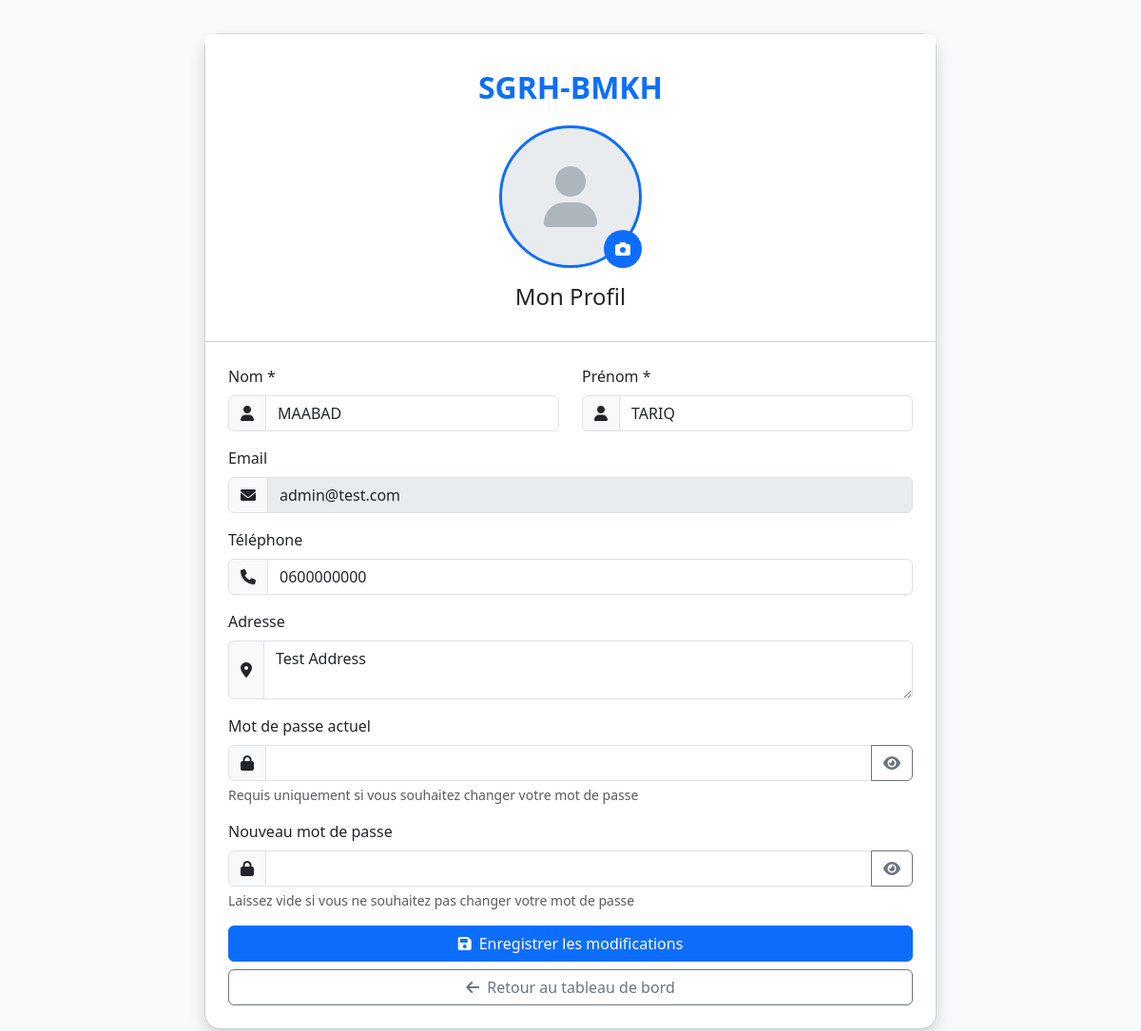
Page /APP_SGRHBMKH/auth/profile (signed in) on the committed database.
### tables this page shows
CREATE TABLE `users` (
  `id` int(11) NOT NULL,
  `email` varchar(100) NOT NULL,
  `password` varchar(255) NOT NULL,
  `nom` varchar(100) NOT NULL,
  `prenom` varchar(100) NOT NULL,
  `telephone` varchar(20) DEFAULT NULL,
  `adresse` text DEFAULT NULL,
  `role` enum('admin','user') NOT NULL DEFAULT 'user',
  `avatar` varchar(255) DEFAULT NULL,
  `derniere_connexion` datetime DEFAULT NULL,
  `reset_token` varchar(255) DEFAULT NULL,
  `reset_token_expiry` datetime DEFAULT NULL,
  `status` enum('active','inactive','blocked') NOT NULL DEFAULT 'active',
  `created_at` timestamp NOT NULL DEFAULT current_timestamp(),
  `updated_at` timestamp NOT NULL DEFAULT current_timestamp() ON UPDATE current_timestamp(),
  `deleted_at` timestamp NULL DEFAULT NULL
);

### index.php (called while the page is built, shortened)
<?php
spl_autoload_register(function ($class) {
    $paths = [
        __DIR__ . '/controllers/',
        __DIR__ . '/models/',
    ];
    foreach ($paths as $path) {
        $file = $path . $class . '.php';
        if (file_exists($file)) {
            return;
        }
    }
});
$url = $_SERVER['REQUEST_URI'];
$basePath = '/APP_SGRHBMKH';
if (strpos($url, $basePath) === 0) {
    $url = substr($url, strlen($basePath));
}
$url = strtok($url, '?');
$urlParts = explode('/', trim($url, '/'));
try {
    switch ($urlParts[0]) {
        case 'auth':
            $controller = new AuthController();
            if (!isset($urlParts[1])) {
                notFound();
            } else {
                switch ($urlParts[1]) {
                    case 'profile':
                        if ($_SERVER['REQUEST_METHOD'] === 'POST') {
                            $controller->updateProfile();
                        } else {
                            $controller->showProfile();
                        }
                        break;
                }
            }
            break;
    }
} catch (Exception $e) {
    error_log($e->getMessage());
    http_response_code(500);
    require __DIR__ . '/views/errors/500.php';
}

### models/Model.php (called while the page is built, shortened)
<?php
require_once __DIR__ . '/../config/database.php';
abstract class Model {
    public function __construct() {
        $database = new Database();
        $this->db = $database->getConnection();
    }
}
?>

### config/database.php (called while the page is built, shortened)
<?php
class Database {
    private $host = "localhost";
    private $db_name = "sgrhbmkh_db";
    private $username = "root";
    private $password = "";
    public function getConnection() {
        $this->db = null;
        try {
            $dsn = "mysql:host=" . $this->host . ";dbname=" . $this->db_name . ";charset=utf8";
            $this->db = new PDO($dsn, $this->username, $this->password, [
                PDO::ATTR_ERRMODE => PDO::ERRMODE_EXCEPTION,
                PDO::ATTR_DEFAULT_FETCH_MODE => PDO::FETCH_ASSOC,
                PDO::ATTR_EMULATE_PREPARES => false,
                PDO::MYSQL_ATTR_INIT_COMMAND => "SET NAMES utf8mb4"
            ]);
            $this->db->query("SELECT 1");
        } catch(PDOException $e) {
            error_log("Database connection error: " . $e->getMessage());
            error_log("DSN used: " . $dsn);
            error_log("Stack trace: " . $e->getTraceAsString());
            throw new Exception("Une erreur est survenue lors de la connexion à la base de données: " . $e->getMessage());
        }
        return $this->db;
    }
}
?>

### models/Auth.php (called while the page is built, shortened)
<?php
class Auth extends Model {
    public function findById($id) {
        $stmt = $this->db->prepare("SELECT * FROM users WHERE id = :id AND deleted_at IS NULL");
        $stmt->bindValue(':id', $id);
        $stmt->execute();
        return $stmt->fetch(PDO::FETCH_ASSOC);
    }
}
?>

### views/auth/profile.php (the view, shortened to what this page needs)
<!DOCTYPE html>
<html lang="fr">
<head>
    <link href="https://cdn.jsdelivr.net/npm/bootstrap@5.3.0/dist/css/bootstrap.min.css" rel="stylesheet">
    <link href="https://cdnjs.cloudflare.com/ajax/libs/font-awesome/6.0.0/css/all.min.css" rel="stylesheet">
</head>
<body>
    <div class="profile-container">
        <div class="card">
            <div class="card-header">
                <div class="logo">SGRH-BMKH</div>
                <div class="avatar-container">
                    <?php if (isset($user['avatar']) && $user['avatar']): ?>
                        <img src="<?php echo htmlspecialchars($user['avatar']); ?>" alt="Avatar" class="avatar">
                    <?php else: ?>
                        <div class="avatar-placeholder">
                            <i class="fas fa-user"></i>
                        </div>
                    <?php endif; ?>
                    <label for="avatar-input" class="avatar-upload">
                        <i class="fas fa-camera"></i>
                    </label>
                </div>
                <h4 class="card-title mb-0">Mon Profil</h4>
            </div>
            <div class="card-body p-4">
                <form method="POST" action="/APP_SGRHBMKH/auth/profile" class="needs-validation" novalidate>
                    <div class="row mb-3">
                        <div class="col-md-6">
                            <label for="nom" class="form-label">Nom *</label>
                            <div class="input-group">
                                <span class="input-group-text"><i class="fas fa-user"></i></span>
                                <input type="text"
                                       class="form-control <?php echo isset($errors['nom']) ? 'is-invalid' : ''; ?>"
                                       id="nom"
                                       name="nom"
                                       value="<?php echo htmlspecialchars($user['nom'] ?? ''); ?>"
                                       required>
                            </div>
                        </div>
                        <div class="col-md-6">
                            <label for="prenom" class="form-label">Prénom *</label>
                            <div class="input-group">
                                <span class="input-group-text"><i class="fas fa-user"></i></span>
                                <input type="text"
                                       class="form-control <?php echo isset($errors['prenom']) ? 'is-invalid' : ''; ?>"
                                       id="prenom"
                                       name="prenom"
                                       value="<?php echo htmlspecialchars($user['prenom'] ?? ''); ?>"
                                       required>
                            </div>
                        </div>
                    </div>
                    <div class="mb-3">
                        <label for="email" class="form-label">Email</label>
                        <div class="input-group">
                            <span class="input-group-text"><i class="fas fa-envelope"></i></span>
                            <input type="email"
                                   class="form-control"
                                   value="<?php echo htmlspecialchars($user['email'] ?? ''); ?>"
                                   disabled>
                        </div>
                    </div>
                    <div class="mb-3">
                        <label for="telephone" class="form-label">Téléphone</label>
                        <div class="input-group">
                            <span class="input-group-text"><i class="fas fa-phone"></i></span>
                            <input type="tel"
                                   class="form-control"
                                   id="telephone"
                                   name="telephone"
                                   value="<?php echo htmlspecialchars($user['telephone'] ?? ''); ?>">
                        </div>
                    </div>
                    <div class="mb-3">
                        <label for="adresse" class="form-label">Adresse</label>
                        <div class="input-group">
                            <span class="input-group-text"><i class="fas fa-map-marker-alt"></i></span>
                            <textarea class="form-control"
                                      id="adresse"
                                      name="adresse"
                                      rows="2"><?php echo htmlspecialchars($user['adresse'] ?? ''); ?></textarea>
                        </div>
                    </div>
                    <div class="mb-3">
                        <label for="current_password" class="form-label">Mot de passe actuel</label>
                        <div class="input-group">
                            <span class="input-group-text"><i class="fas fa-lock"></i></span>
                            <input type="password"
                                   class="form-control <?php echo isset($errors['current_password']) ? 'is-invalid' : ''; ?>"
                                   id="current_password"
                                   name="current_password">
                            <button class="btn btn-outline-secondary" type="button" onclick="togglePassword('current_password')">
                                <i class="fas fa-eye"></i>
                            </button>
                        </div>
                        <div class="form-text">Requis uniquement si vous souhaitez changer votre mot de passe</div>
                    </div>
                    <div class="mb-3">
                        <label for="new_password" class="form-label">Nouveau mot de passe</label>
                        <div class="input-group">
                            <span class="input-group-text"><i class="fas fa-lock"></i></span>
                            <input type="password"
                                   class="form-control <?php echo isset($errors['new_password']) ? 'is-invalid' : ''; ?>"
                                   id="new_password"
                                   name="new_password">
                            <button class="btn btn-outline-secondary" type="button" onclick="togglePassword('new_password')">
                                <i class="fas fa-eye"></i>
                            </button>
                        </div>
                        <div class="form-text">Laissez vide si vous ne souhaitez pas changer votre mot de passe</div>
                    </div>
                    <div class="d-grid gap-2">
                        <button type="submit" class="btn btn-primary">
                            <i class="fas fa-save me-2"></i>Enregistrer les modifications
                        </button>
                        <a href="/APP_SGRHBMKH/dashboard" class="btn btn-outline-secondary">
                            <i class="fas fa-arrow-left me-2"></i>Retour au tableau de bord
                        </a>
                    </div>
                </form>
            </div>
        </div>
    </div>
</body>
</html>

### views/auth/profile.php (style rules this page uses)
body { min-height: 100vh; display: flex; align-items: center; background-color: #f8f9fa; padding: 20px 0; }
.profile-container { max-width: 800px; width: 100%; padding: 15px; margin: auto; }
.card { border-radius: 1rem; box-shadow: 0 0.5rem 1rem rgba(0, 0, 0, 0.15); }
.card-header { border-radius: 1rem 1rem 0 0; background-color: #fff; padding: 2rem 1rem; text-align: center; }
.logo { font-size: 2rem; font-weight: bold; color: #0d6efd; margin-bottom: 1rem; }
.avatar-container { position: relative; width: 150px; height: 150px; margin: 0 auto 1rem; }
.avatar-placeholder { width: 100%; height: 100%; border-radius: 50%; background-color: #e9ecef; display: flex; align-items: center; justify-content: center; font-size: 4rem; color: #adb5bd; border: 3px solid #0d6efd; }
.avatar-upload { position: absolute; bottom: 0; right: 0; background: #0d6efd; color: white; width: 40px; height: 40px; border-radius: 50%; display: flex; align-items: center; justify-content: center; cursor: pointer; transition: all 0.3s ease; }

### rows in the picture
users: nom "MAABAD", prenom "TARIQ", email "admin@test.com", telephone "0600000000", adresse "Test Address"
